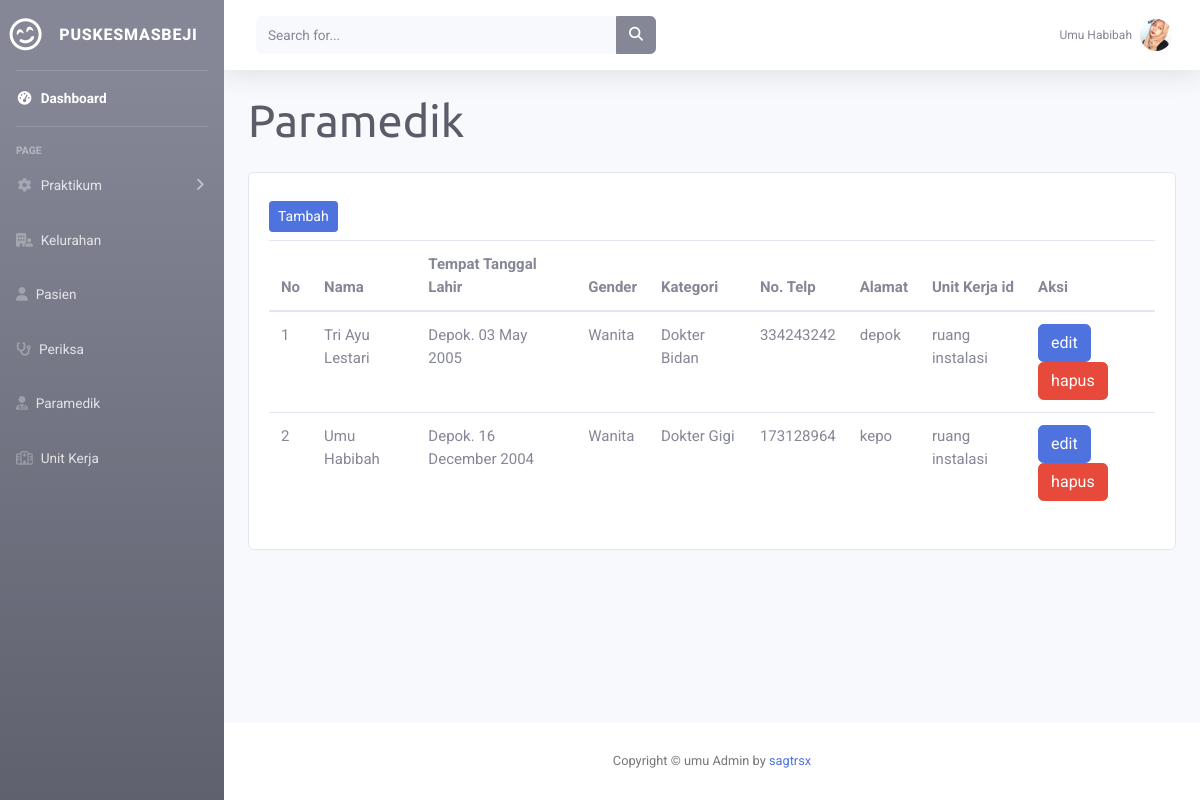
Screenshot of /admin/paramedik/index.php with the database file from the repository.
### tables this page shows
CREATE TABLE `paramedik` (
  `id` int(11) NOT NULL,
  `nama` varchar(45) NOT NULL,
  `gender` char(1) NOT NULL,
  `tmp_lahir` varchar(20) NOT NULL,
  `tgl_lahir` date NOT NULL,
  `kategori` enum('Dokter Gigi','Dokter Bidan','Dokter Umum') NOT NULL,
  `telepon` varchar(20) NOT NULL,
  `alamat` varchar(100) NOT NULL,
  `unit_kerja_id` int(11) NOT NULL
);

CREATE TABLE `unit_kerja` (
  `id` int(11) NOT NULL,
  `nama` varchar(45) NOT NULL
);

### admin/paramedik/index.php (the view, shortened to what this page needs)
<!DOCTYPE html>
<html lang="en">
<?php
include_once('../include/meta.php');
require_once('../dbkoneksi.php');
?>
<link rel="stylesheet" href="../css/style.css">
<body id="page-top">
    <div id="wrapper">
        <?php include_once('../include/header.php') ?>
        <div id="content-wrapper" class="d-flex flex-column">
            <div id="content">
                <?php include_once('../include/sidebar.php') ?>
                <div class="container-fluid">
                    <div class="d-sm-flex align-items-center justify-content-between mb-4">
                        <h1 class="h3 mb-0 text-gray-800">Paramedik</h1>
                    </div>
                    <div class="row">
                        <div class="col-md-12">
                            <div class="card">
                                <div class="card-body">
                                    <a href="tambah.php" class="btn btn-primary btn-sm my-2">Tambah</a>
                                    <div class="table-responsive">
                                        <table class="table">
                                            <thead>
                                                <tr>
                                                    <th>No</th>
                                                    <th>Nama</th>
                                                    <th>Tempat Tanggal Lahir</th>
                                                    <th>Gender</th>
                                                    <th>Kategori</th>
                                                    <th>No. Telp</th>
                                                    <th>Alamat</th>
                                                    <th>Unit Kerja id</th>
                                                    <th>Aksi</th>
                                                </tr>
                                            </thead>
                                            <tbody>
                                                <?php
                                                $no = 1;
                                                $sql = "SELECT paramedik.*, unit_kerja.nama as unit_kerja FROM paramedik INNER JOIN unit_kerja ON paramedik.unit_kerja_id = unit_kerja.id";
                                                $stmt = $dbh->prepare($sql);
                                                $stmt->execute();
                                                $result = $stmt->fetchAll();
                                                foreach ($result as $row) { ?>
                                                    <tr>
                                                        <td><?= $no++ ?></td>
                                                        <td><?= $row['nama'] ?></td>
                                                        <td><?= $row['tmp_lahir'] ?>. <?= date('d F Y', strtotime($row['tgl_lahir'])); ?></td>
                                                        <td>
                                                            <?php
                                                            if ($row['gender'] == 0) {
                                                                echo "Wanita";
                                                            } else {
                                                                echo "Pria";
                                                            }
                                                            ?>
                                                        </td>
                                                        <td><?= $row['kategori'] ?></td>
                                                        <td><?= $row['telepon'] ?></td>
                                                        <td><?= $row['alamat'] ?></td>
                                                        <td><?= $row['unit_kerja'] ?></td>
                                                        <td>
                                                            <a href="edit.php?id=<?= $row['id'] ?>" class="btn btn-primary">edit</a>
                                                            <a href="hapus.php?id=<?= $row['id'] ?>" class="btn btn-danger">hapus</a>
                                                        </td>
                                                    </tr>
                                                <?php }
                                                ?>
                                            </tbody>
                                        </table>
                                    </div>
                                </div>
                            </div>
                        </div>
                    </div>
                </div>
            </div>
            <?php include_once('../include/footer.php') ?>
        </div>
    </div>
</body>
</html>

### rows the page displays
paramedik: nama "Tri Ayu Lestari", tmp_lahir "Depok", tgl_lahir "03 May 2005", gender "Wanita", kategori "Dokter Bidan", telepon "334243242", alamat "depok", unit_kerja.nama "ruang instalasi"
paramedik: nama "Umu Habibah", tmp_lahir "Depok", tgl_lahir "16 December 2004", gender "Wanita", kategori "Dokter Gigi", telepon "173128964", alamat "kepo", unit_kerja.nama "ruang instalasi"
